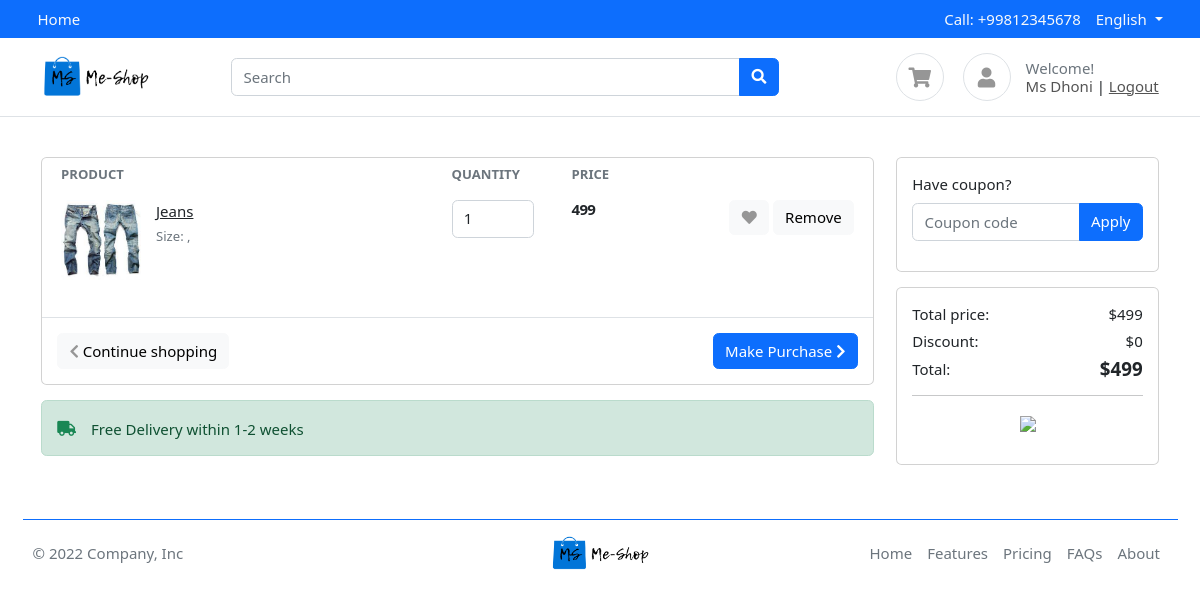
/accounts/cart/ (signed in), run on the app's committed database.
### accounts/models.py (models this page shows)
class CartItem(BaseModel):
    cart =models.ForeignKey(Cart, on_delete=models.CASCADE , related_name='cart_item')
    product = models.ForeignKey(Product, on_delete=models.SET_NULL, null=True , blank=True)
    size_variant = models.ForeignKey(SizeVariant, on_delete = models.SET_NULL, null=True,blank=True,)
    def get_product_price(self):
        price = self.product.price
        if self.size_variant:
            size_variant_price = self.size_variant.price
            return price+size_variant_price
        return price

class Cart(BaseModel):
    user = models.ForeignKey(User, on_delete= models.CASCADE , related_name='carts')
    coupon = models.ForeignKey(Coupon, on_delete=models.SET_NULL , null=True,blank=True)
    is_paid = models.BooleanField(default=False)
    def get_total_price(self):
        cart_items = self.cart_item.all()
        total_price=0
        for cart_item in cart_items:
            total_price = total_price + cart_item.get_product_price()
        return total_price
    def total_discount_price(self):
        if self.coupon:
            if self.get_total_price() > self.coupon.minnmum_amount:
                return self.get_total_price() - self.coupon.discount_price
        return self.get_total_price()
    def get_discount_price(self):
        if self.coupon:
            return self.coupon.discount_price
        return 0

### products/models.py (models this page shows, shortened)
class Product(BaseModel):
    product_name = models.CharField(max_length=200)
    category = models.ForeignKey(Category, on_delete=models.CASCADE,related_name='products')
    price = models.IntegerField()
    slug = models.SlugField(unique=True,null=True,blank=True)
    product_description = models.TextField()
    color_variant = models.ManyToManyField(ColorVariant, blank=True)
    size_variant = models.ManyToManyField(SizeVariant , blank=True)

class ProductImage(BaseModel):
    product = models.ForeignKey(Product, on_delete=models.CASCADE , related_name='product_images')
    image = models.ImageField(upload_to="product")

### accounts/views.py (the view, shortened to what this page needs)
# urls.py: path('cart/',cart,name="cart"),
def cart(request):
    if request.user.is_authenticated:
        cart = Cart.objects.filter(user=request.user)
        cart_item = ""
        if cart:
            cart = Cart.objects.get(user=request.user)
            cart_item =CartItem.objects.filter(cart=cart)
        context = {'cart_items':cart_item,'cart':cart}
        return render(request, 'accounts/cart.html',context)
    else:
        return redirect('login')

### templates/accounts/cart.html (shortened to what this page needs)
{% extends 'base/base.html' %}
{% block body %}
<section class="section-content padding-y">
    <div class="container">
        <div class="row">
            <main class="col-md-9">
                <div class="card">
                    <table class="table table-borderless table-shopping-cart">
                        <thead class="text-muted">
                            <tr class="small text-uppercase">
                                <th scope="col">Product</th>
                                <th scope="col" width="120">Quantity</th>
                                <th scope="col" width="120">Price</th>
                                <th scope="col" class="text-right" width="200"> </th>
                            </tr>
                        </thead>
                        <tbody>
                                {% for cart_item in cart_items %}
                                <tr>
                                    <td>
                                        <figure class="itemside">
                                            <div class="aside"><img
                                                    src="/media/{{cart_item.product.product_images.first.image}}"
                                                    class="img-sm"></div>
                                            <figcaption class="info">
                                                <a href="#" class="title text-dark">{{cart_item.product.product_name}}</a>
                                                <p class="text-muted small">Size: {{cart_item.size_variant.size_name}},
                                            </figcaption>
                                        </figure>
                                    </td>
                                    <td>
                                        <select class="form-control">
                                            <option>1</option>
                                        </select>
                                    </td>
                                    <td>
                                        <div class="price-wrap">
                                            <var class="price">{{cart_item.get_product_price}}</var>
                                        </div>
                                    </td>
                                    <td class="text-right">
                                        <a data-original-title="Save to Wishlist" title="" href="" class="btn btn-light"
                                            data-toggle="tooltip"> <i class="fa fa-heart"></i></a>
                                        <a href="{% url 'remove_item' cart_item.uid %}" class="btn btn-light"> Remove</a>
                                    </td>
                                </tr>
                                {% endfor %}
                        </tbody>
                    </table>
                    <div class="card-body border-top">
                        <a href="#" class="btn btn-primary float-md-right"> Make Purchase <i
                                class="fa fa-chevron-right"></i> </a>
                        <a href="#" class="btn btn-light"> <i class="fa fa-chevron-left"></i> Continue shopping </a>
                    </div>
                </div>
                <div class="alert alert-success mt-3">
                    <p class="icontext"><i class="icon text-success fa fa-truck"></i> Free Delivery within 1-2 weeks</p>
                </div>
            </main>
            <aside class="col-md-3">
                <div class="card mb-3">
                    <div class="card-body">
                        <form method="post">
                            <div class="form-group">
                                <label>Have coupon?</label>
                                <div class="input-group">
                                    <input type="text" class="form-control" name="coupon" placeholder="Coupon code">
                                    <span class="input-group-append">
                                        <button class="btn btn-primary" type="submit">Apply</button>
                                    </span>
                                </div>
                            </div>
                        </form>
                    </div>
                </div>
                <div class="card">
                    <div class="card-body">
                        <dl class="dlist-align">
                            <dt>Total price:</dt>
                            <dd class="text-right">${{ cart.get_total_price }}</dd>
                        </dl>
                        <dl class="dlist-align">
                            <dt>Discount:</dt>
                            <dd class="text-right">${{cart.get_discount_price}}</dd>
                        </dl>
                        <dl class="dlist-align">
                            <dt>Total:</dt>
                            <dd class="text-right  h5"><strong>${{cart.total_discount_price}}</strong></dd>
                        </dl>
                        <hr>
                        <p class="text-center mb-3">
                            <img src="/media/images/misc/payments.png" height="26">
                        </p>
                    </div>
                </div>
            </aside>
        </div>
    </div>
</section>
{% endblock body %}

### templates/base/base.html (shortened to what this page needs)
<!DOCTYPE HTML>
<html lang="en">
<head>
	<link href="/media/css/bootstrap.css" rel="stylesheet" type="text/css" />
	<link href="/media/fonts/fontawesome/css/all.min.css" type="text/css" rel="stylesheet">
	<link href="/media/css/ui.css" rel="stylesheet" type="text/css" />
	<link href="/media/css/responsive.css" rel="stylesheet" />
	<link rel="stylesheet" href="/media/css/order.css">
	<link rel="stylesheet" href="/media/css/address.css">
	<link href="https://cdn.jsdelivr.net/npm/bootstrap@5.2.0-beta1/dist/css/bootstrap.min.css" rel="stylesheet"
>
</head>
<body>
	<header class="section-header">
		<nav class="navbar navbar-dark navbar-expand p-0 bg-primary">
			<div class="container">
				<ul class="navbar-nav d-none d-md-flex mr-auto">
					<li class="nav-item "><a class="nav-link text-light" href="/">Home</a></li>
				</ul>
				<ul class="navbar-nav">
					<li class="nav-item"><a href="#" class="nav-link text-light"> Call: +99812345678 </a></li>
					<li class="nav-item dropdown">
						<a href="#" class="nav-link dropdown-toggle text-light" data-toggle="dropdown"> English </a>
					</li>
				</ul>
			</div>
		</nav>
		<section class="header-main border-bottom">
			<div class="container">
				<div class="row align-items-center">
					<div class="col-lg-2 col-4">
						<div class="brand-wrap">
							<img class="logo" src="/media/images/mainlogo.png">
						</div>
					</div>
					<div class="col-lg-6 col-sm-12">
						<form action="{% url 'search' %}" class="search">
							<div class="input-group w-100">
								<input type="text" class="form-control" placeholder="Search" name="search">
								<div class="input-group-append">
									<button class="btn btn-primary" type="submit">
										<i class="fa fa-search"></i>
									</button>
								</div>
							</div>
						</form>
					</div>
					<div class="col-lg-4 col-sm-6 col-8">
						<div class="widgets-wrap float-md-right">
							<div class="widget-header  mr-3">
								<a href="{% url 'cart' %}" class="icon icon-sm rounded-circle border"><i
										class="fa fa-shopping-cart"></i></a>
							</div>
							<div class="widget-header icontext">
								<a href="#" class="icon icon-sm rounded-circle border"><i class="fa fa-user"></i></a>
								<div class="text">
									<span class="text-muted">Welcome!</span>
									{% if request.user.is_authenticated %}
									<div>
										<a href="#" style="text-decoration: none; text-transform: capitalize ;">{{request.user.first_name}} {{ request.user.last_name}}</a> |
										<a href="{% url 'logout'%}"> Logout </a>
									</div>
									{% else %}
									<div>
										<a href="{% url 'login'%}">Sign in</a> |
										<a href="{% url 'register'%}"> Register</a>
									</div>
									{% endif %}
								</div>
							</div>
						</div>
					</div>
				</div>
			</div>
		</section>
	</header>
	{% block body %}
	{% endblock body %}
	<div class="mx-4">
		<footer class="d-flex flex-wrap justify-content-between align-items-center py-3 my-2 border-top border-primary">
			<p class="col-md-4 mb-0 text-muted">© 2022 Company, Inc</p>
			<a href="/"
				class="col-md-4 d-flex align-items-center justify-content-center mb-3 mb-md-0 me-md-auto link-dark text-decoration-none">
				<img src="/media/images/mainlogo.png" width="100" height="35" alt="">
			</a>
			<ul class="nav col-md-4 justify-content-end">
				<li class="nav-item"><a href="/" class="nav-link px-2 text-muted">Home</a></li>
				<li class="nav-item"><a href="#" class="nav-link px-2 text-muted">Features</a></li>
				<li class="nav-item"><a href="#" class="nav-link px-2 text-muted">Pricing</a></li>
				<li class="nav-item"><a href="#" class="nav-link px-2 text-muted">FAQs</a></li>
				<li class="nav-item"><a href="#" class="nav-link px-2 text-muted">About</a></li>
			</ul>
		</footer>
	</div>
</body>
</html>

### public/static/css/ui.css (style rules this page uses)
html { font-family: 'Inter', sans-serif; font-size: 15px; }
.price-wrap { letter-spacing: -0.7px; }
.icon-xs, .icon-sm, .icon-md, .icon-lg { display: inline-block; text-align: center; flex-shrink: 0; flex-grow: 0; }
.icon-sm { width: 48px; height: 48px; line-height: 48px; font-size: 20px; }
.img-xs, .img-sm, .img-md, .img-lg { object-fit: cover; flex-shrink: 0; flex-grow: 0; }
.img-sm { width: 80px; height: 80px; }
.padding-y { padding-top: 40px; padding-bottom: 40px; }
var { font-style: normal; }
figure { margin-bottom: 0; }
article:after, .form-group:after { display: block; clear: both; content: ""; }
.card .title { color: #212529; }
p:last-child { margin-bottom: 0; }
.header-main { position: relative; padding-top: 1rem; padding-bottom: 1rem; }
.brand-wrap .logo, .navbar-brand .logo { margin-right: 7px; max-height: 42px; display: inline-block; }
.widget-header { display: inline-block; vertical-align: middle; position: relative; }
.widget-header a { color: #545454; }
.widget-header i { color: #969696; }
.btn-light { background-color: #fff; border-color: #e4e4e4; }
.btn-light i { color: #969696; }
.itemside { position: relative; display: flex; width: 100%; }
.itemside .aside { position: relative; flex-shrink: 0; }
.itemside .info { padding-left: 15px; padding-right: 7px; }
.itemside p { margin-bottom: 0; }
.itemside .title { display: block; margin-bottom: 5px; color: #212529; }
[class*="dlist-"] { margin-bottom: 5px; }
[class*="dlist-"] dd { margin-bottom: 0; }
.dlist-align { display: flex; }
.dlist-align dt { width: 120px; word-wrap: break-word; font-weight: normal; }
.dlist-align dd { flex-grow: 1; }
.icontext { display: inline-flex; align-items: center; vertical-align: middle; }
.icontext .text { width: 100%; line-height: 1.2; color: #212529; }
.icontext .icon { position: relative; margin-right: 15px; flex-shrink: 0; flex-grow: 0; }
.price { font-weight: 600; color: #212529; }
.table-shopping-cart.table td, .table-shopping-cart.table th { padding-left: 1.25rem; padding-right: 1.25rem; }
.table-shopping-cart .price-wrap { line-height: 1.2; }
.table-shopping-cart .price { font-weight: bold; margin-right: 5px; display: block; }

### data on the page
CartItem: product.product_images.first.image (picture), product.product_name "Jeans", get_product_price "499"
Cart: get_total_price "499", get_discount_price "0", total_discount_price "499"

### other printed values
{{ request.user.first_name }} "Ms"
{{ request.user.last_name }} "Dhoni"
